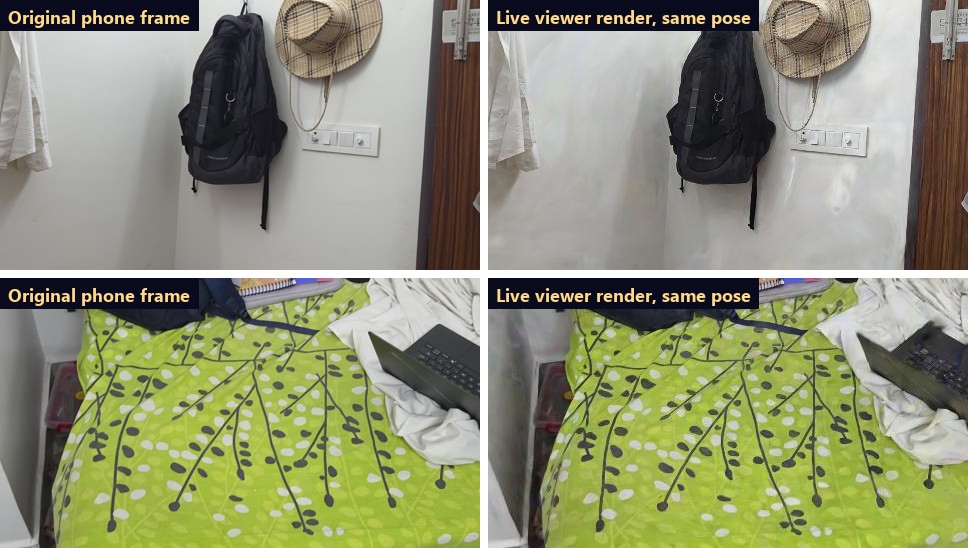
#> input picture submission/abstract/img/fig_compare.jpg, 968 x 548 px
$ python check_images.py ../submission/abstract/img
#> lines starting #> are read from the running program, lines starting #| are printed output that depends on the picture
#> in main, im is the input picture: PIL image 968x548 RGB; mean R, G, B 142.2, 145.1, 116.2
### scripts/image_metrics.py
"""Shared image-quality metrics (numpy + Pillow only, no OpenCV dependency)."""
from __future__ import annotations

from pathlib import Path

import numpy as np
from PIL import Image

ANALYSIS_WIDTH = 640  # metrics are computed on a downscaled copy for speed and scale-invariance


def load_gray(path: Path, width: int = ANALYSIS_WIDTH) -> np.ndarray:
    """Load an image as float32 grayscale in [0, 255], resized to `width`."""
#> called with width = 640
    with Image.open(path) as im:
        im = im.convert("L")
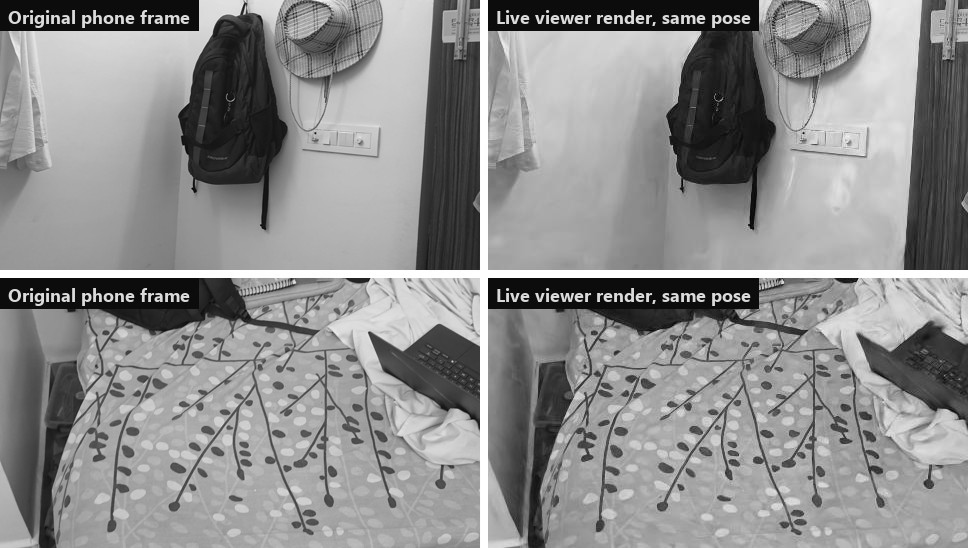
#> im: PIL image 968x548 L; min 0, max 255, mean 141
        if im.width > width:
            im = im.resize((width, max(1, round(im.height * width / im.width))), Image.BILINEAR)
#> im: PIL image 640x362 L
        return np.asarray(im, dtype=np.float32)


def laplacian_variance(gray: np.ndarray) -> float:
    """Variance of the 4-neighbour Laplacian: a standard focus / motion-blur measure."""
    lap = (-4.0 * gray[1:-1, 1:-1] + gray[:-2, 1:-1] + gray[2:, 1:-1]
           + gray[1:-1, :-2] + gray[1:-1, 2:])
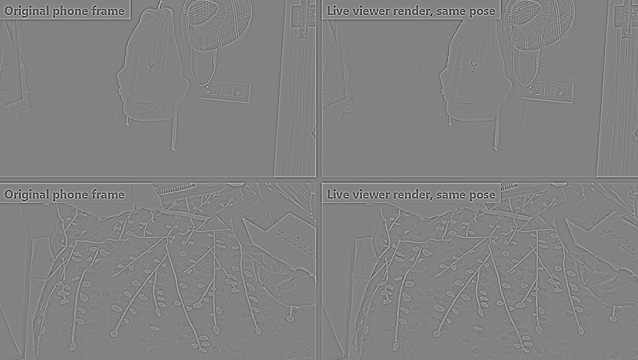
#> lap: shape (360, 638) float32; min -437, max 414, mean 0; drawn with min black and max white
    return float(lap.var())


def exposure_stats(gray: np.ndarray) -> dict:
    """Mean brightness and fraction of clipped dark / bright pixels."""
    return {
        "brightness": float(gray.mean()),
        "dark_frac": float((gray < 10).mean()),
        "bright_frac": float((gray > 245).mean()),
    }


def texture_score(gray: np.ndarray, block: int = 32) -> float:
    """Fraction of image blocks with meaningful local contrast.

    Low values indicate frames dominated by blank walls/ceiling, which give COLMAP
    few features to match.
    """
#> called with block = 32
    h, w = gray.shape
#> h = 362; w = 640
    h, w = h - h % block, w - w % block
#> h = 352
    if h == 0 or w == 0:
        return 0.0
    blocks = gray[:h, :w].reshape(h // block, block, w // block, block).std(axis=(1, 3))
    return float((blocks > 8.0).mean())


def dhash(gray: np.ndarray, size: int = 16) -> np.ndarray:
    """Difference hash used for near-duplicate detection."""
#> called with size = 16
    im = Image.fromarray(gray.astype(np.uint8)).resize((size + 1, size), Image.BILINEAR)
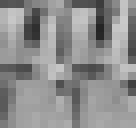
#> im: PIL image 17x16 L (shown 8 times larger); min 36, max 201, mean 141.2
    a = np.asarray(im, dtype=np.int16)
    return (a[:, 1:] > a[:, :-1]).flatten()

### scripts/check_images.py
"""Quality-check a folder of frames before running COLMAP.

Flags each image for:
  * blur         - variance of Laplacian below an absolute floor or a fraction of the set median
  * exposure     - too dark / too bright / heavy clipping
  * low texture  - few high-contrast blocks (blank walls, ceiling)
  * duplicate    - near-identical to the previously kept frame (camera stood still)

Writes `quality_report.csv` and `quality_summary.json` next to the image folder.
With `--move-rejects` the flagged images are moved to `<images>_rejected/` so the
folder can be fed straight into `ns-process-data`.

Example (PowerShell):
    python scripts/check_images.py data/room/images --move-rejects
"""
from __future__ import annotations

import argparse
import csv
import json
import shutil
import statistics
import sys
from pathlib import Path

import numpy as np
from PIL import Image

sys.path.insert(0, str(Path(__file__).resolve().parent))
from image_metrics import dhash, exposure_stats, laplacian_variance, load_gray, texture_score  # noqa: E402

IMAGE_EXTS = {".jpg", ".jpeg", ".png"}


def main() -> int:
    ap = argparse.ArgumentParser(description=__doc__, formatter_class=argparse.RawDescriptionHelpFormatter)
    ap.add_argument("images", type=Path, help="folder of frames")
    ap.add_argument("--blur-abs", type=float, default=40.0, help="absolute sharpness floor (default 40)")
    ap.add_argument("--blur-rel", type=float, default=0.35, help="reject if sharpness < rel * median (default 0.35)")
    ap.add_argument("--min-brightness", type=float, default=35.0)
    ap.add_argument("--max-brightness", type=float, default=225.0)
    ap.add_argument("--max-clip", type=float, default=0.25, help="max fraction of clipped pixels (default 0.25)")
    ap.add_argument("--min-texture", type=float, default=0.15, help="min fraction of textured blocks (default 0.15)")
    ap.add_argument("--dup-bits", type=int, default=6, help="dHash Hamming distance <= this is a duplicate (default 6)")
    ap.add_argument("--move-rejects", action="store_true", help="move flagged frames to <images>_rejected/")
    ap.add_argument("--min-frames", type=int, default=40,
                    help="exit with code 3 if fewer usable frames remain (default 40; 0 disables)")
    args = ap.parse_args()

    files = sorted(p for p in args.images.iterdir() if p.suffix.lower() in IMAGE_EXTS)
    if not files:
        print(f"error: no images in {args.images}", file=sys.stderr)
        return 2

    rows = []
    resolutions = set()
    for p in files:
        with Image.open(p) as im:
            resolutions.add(im.size)
        g = load_gray(p)
        rows.append({"file": p.name, "sharpness": laplacian_variance(g), "texture": texture_score(g),
                     "_hash": dhash(g), **exposure_stats(g)})
#> pass 2 of the loop in main, `for p in files:`:
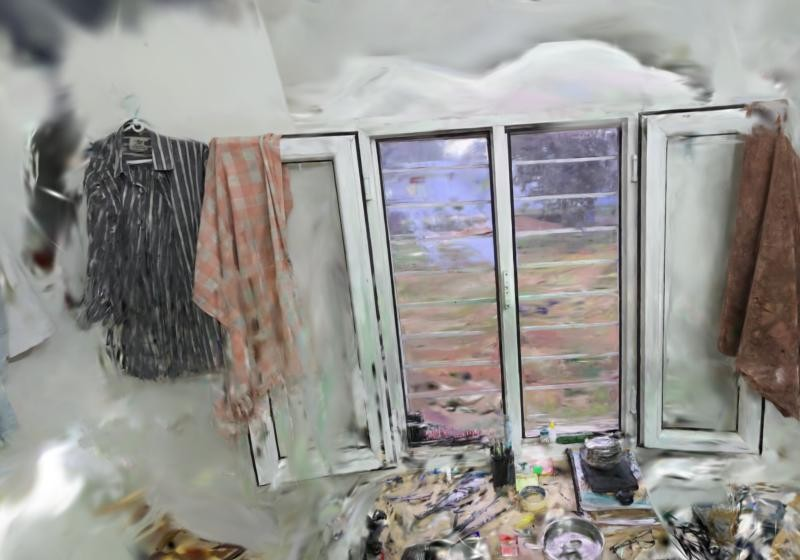
#> input picture submission/abstract/img/fig_hero.jpg, 800 x 560 px
#> in main, im is the input picture: PIL image 800x560 RGB; mean R, G, B 150.5, 148.5, 145
#> in laplacian_variance (call 2), `lap = (-4.0 * gray[1:-1, 1:-1] + gray[:-2, 1:-1] + gray[2:, 1:-1] + gr..`:
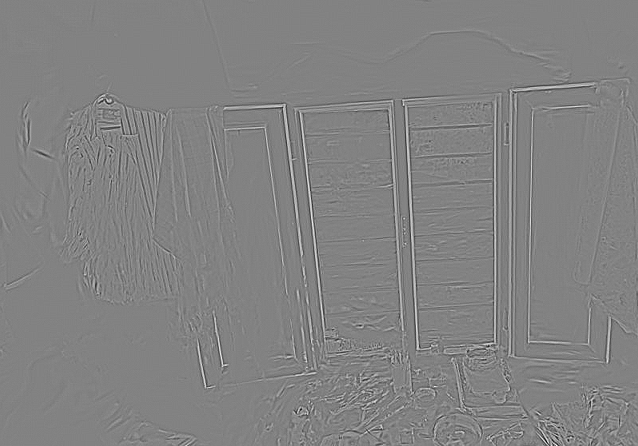
#> lap: shape (446, 638) float32; min -197, max 188, mean 0; drawn with min black and max white
#> in dhash (call 2), `im = Image.fromarray(gray.astype(np.uint8)).resize((size + 1, size), I..`:
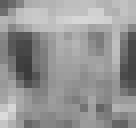
#> im: PIL image 17x16 L (shown 8 times larger); min 59, max 219, mean 148.7

    median_sharp = statistics.median(r["sharpness"] for r in rows)
#> median_sharp = 742.4
    blur_threshold = max(args.blur_abs, args.blur_rel * median_sharp)
#> blur_threshold = 259.8
    last_kept_hash = None
    for r in rows:
        reasons = []
        if r["sharpness"] < blur_threshold:
            reasons.append("blur")
        if r["brightness"] < args.min_brightness or r["dark_frac"] > args.max_clip:
            reasons.append("dark")
        if r["brightness"] > args.max_brightness or r["bright_frac"] > args.max_clip:
            reasons.append("bright")
        if r["texture"] < args.min_texture:
            reasons.append("low_texture")
        if not reasons and last_kept_hash is not None:
            if int(np.count_nonzero(r["_hash"] != last_kept_hash)) <= args.dup_bits:
                reasons.append("duplicate")
        if not reasons:
            last_kept_hash = r["_hash"]
        r["reasons"] = ";".join(reasons)
        r["keep"] = not reasons
#> this loop made 2 passes

    out_dir = args.images.parent
    with open(out_dir / "quality_report.csv", "w", newline="") as fh:
        cols = ["file", "keep", "reasons", "sharpness", "texture", "brightness", "dark_frac", "bright_frac"]
        w = csv.DictWriter(fh, fieldnames=cols, extrasaction="ignore")
        w.writeheader()
        for r in rows:
            w.writerow({k: (round(v, 4) if isinstance(v, float) else v) for k, v in r.items()})

    rejected = [r for r in rows if not r["keep"]]
#> rejected = []
    reason_counts: dict[str, int] = {}
    for r in rejected:
        for reason in r["reasons"].split(";"):
            reason_counts[reason] = reason_counts.get(reason, 0) + 1
#> this loop made 0 passes
#> after the loop, reason_counts = 0 items
    summary = {
        "folder": str(args.images),
        "total": len(rows),
        "kept": len(rows) - len(rejected),
        "rejected": len(rejected),
        "reject_reasons": reason_counts,
        "median_sharpness": round(median_sharp, 2),
        "blur_threshold": round(blur_threshold, 2),
        "resolutions": sorted(f"{w}x{h}" for w, h in resolutions),
        "moved_rejects": args.move_rejects,
    }
    (out_dir / "quality_summary.json").write_text(json.dumps(summary, indent=2))

    if args.move_rejects and rejected:
        rej_dir = args.images.parent / f"{args.images.name}_rejected"
        rej_dir.mkdir(exist_ok=True)
        for r in rejected:
            shutil.move(str(args.images / r["file"]), rej_dir / r["file"])

    print(json.dumps(summary, indent=2))
#| {
#|   "folder": "../submission/abstract/img",
#|   "total": 2,
#|   "kept": 2,
#|   "rejected": 0,
#|   "reject_reasons": {},
#|   "median_sharpness": 742.42,
#|   "blur_threshold": 259.85,
#|   "resolutions": [
#|     "800x560",
#|     "968x548"
#|   ],
#> (further printed lines are left out)
    if len(resolutions) > 1:
        print("warning: mixed resolutions; nerfstudio expects a single camera model per capture.")
    # Gate: stop the pipeline here rather than spend GPU time on insufficient data.
    if summary["kept"] == 0 or summary["kept"] < args.min_frames:
        print(f"error: only {summary['kept']} usable frames (minimum {args.min_frames}). "
              "Re-capture more slowly / with more light, raise --fps, or relax thresholds.", file=sys.stderr)
        return 3
    return 0


if __name__ == "__main__":
#> (the run stopped early here; a loop or call above may not have finished)
